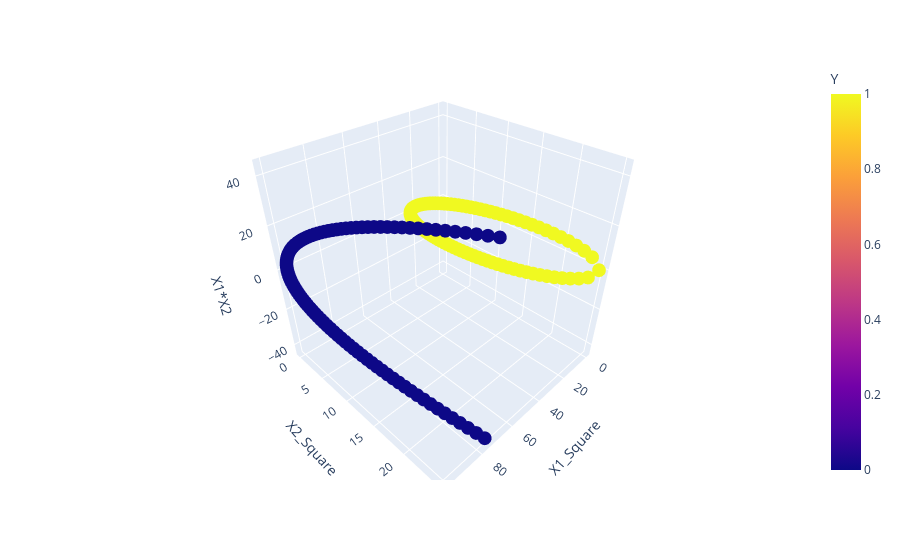

Notebook source saved alongside this figure:
### Code cell
fig=px.scatter_3d(df,x='X1_Square',y='X2_Square',z='X1*X2',color='Y')
fig.show()

### Figure 1 — Plotly figure (JSON) as saved in the notebook; plotly's stock layout.template omitted (floating-point values rounded to 4 significant figures; data arrays with more than 128 entries replaced by an {"elided": "..."} marker saying what was removed)
{"data": [{"hovertemplate": "X1_Square=%{x}<br>X2_Square=%{y}<br>X1*X2=%{z}<br>Y=%{marker.color}<extra></extra>", "legendgroup": "", "marker": {"color": {"elided": "400 int values"}, "coloraxis": "coloraxis", "symbol": "circle"}, "mode": "markers", "name": "", "scene": "scene", "showlegend": false, "type": "scatter3d", "x": {"elided": "400 float values"}, "y": {"elided": "400 float values"}, "z": {"elided": "400 float values"}}], "layout": {"coloraxis": {"colorbar": {"title": {"text": "Y"}}, "colorscale": [[0, "#0d0887"], [0.1111, "#46039f"], [0.2222, "#7201a8"], [0.3333, "#9c179e"], [0.4444, "#bd3786"], [0.5556, "#d8576b"], [0.6667, "#ed7953"], [0.7778, "#fb9f3a"], [0.8889, "#fdca26"], [1, "#f0f921"]]}, "legend": {"tracegroupgap": 0}, "margin": {"t": 60}, "scene": {"domain": {"x": [0, 1], "y": [0, 1]}, "xaxis": {"title": {"text": "X1_Square"}}, "yaxis": {"title": {"text": "X2_Square"}}, "zaxis": {"title": {"text": "X1*X2"}}}}}
